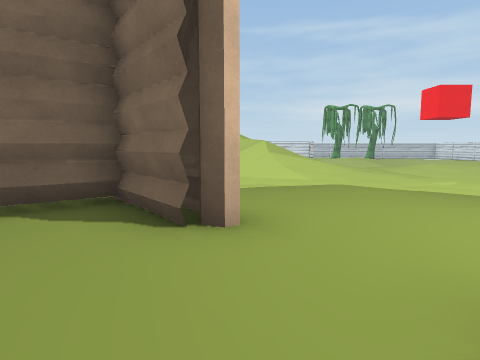
View 1 (above)

24 first-person views from a walk through a 3-D level made in the Unity game engine. The camera is 1.3 m above the floor, tilts 6° down and sees 75° across. The floor is counted in squares, 2 m on a side. Each view is taken from the middle of a square. On the plan, view 1 faces up. The plan holds only what a view shows up to about 10 squares ahead; the rest is blank. The place goes on beyond the plan. The player character is not drawn. Some surface patterns are stand-ins.

View 2
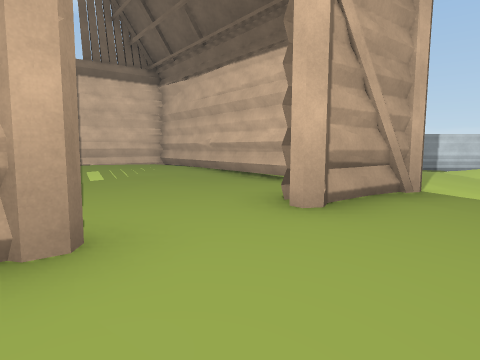

View 3
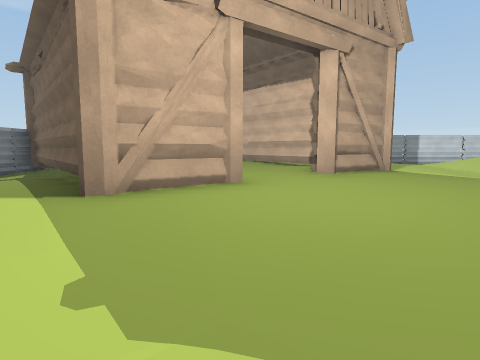

View 4
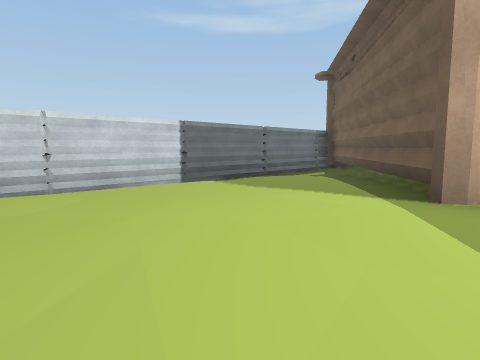

View 5
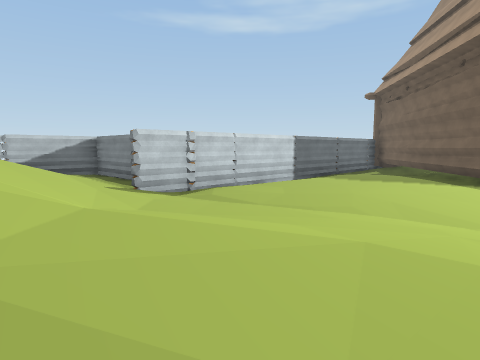

View 6
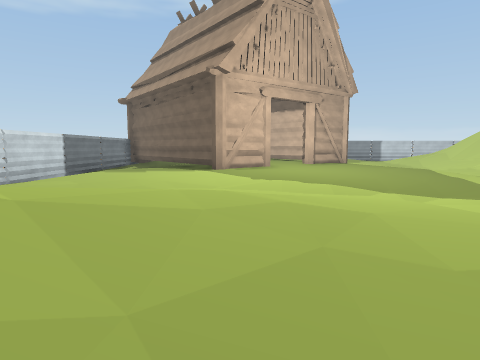

View 7
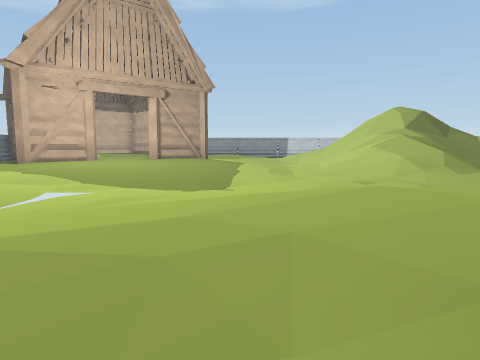

View 8
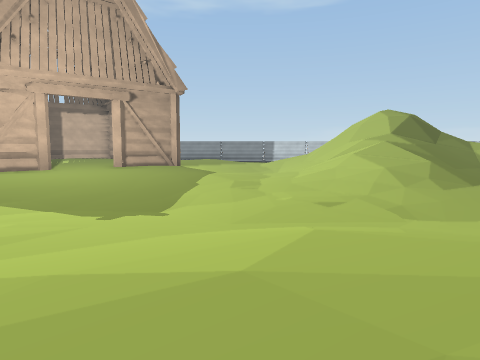

View 9
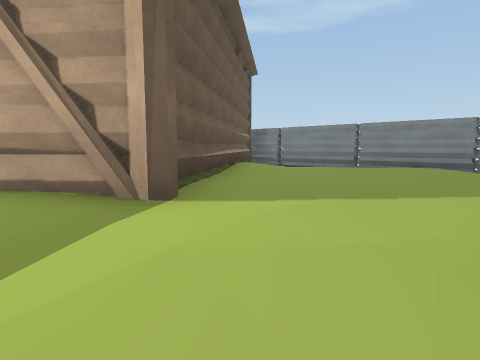

View 10
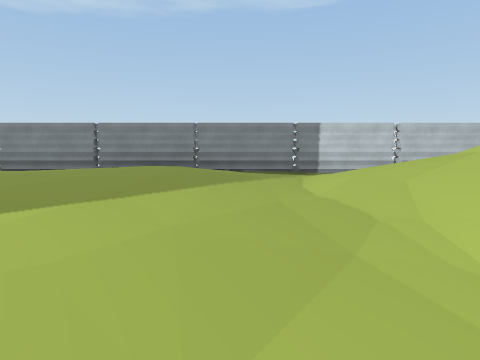

View 11
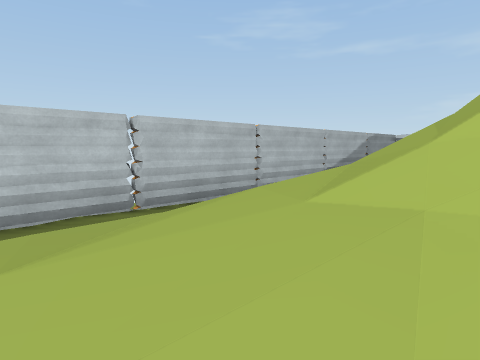

View 12
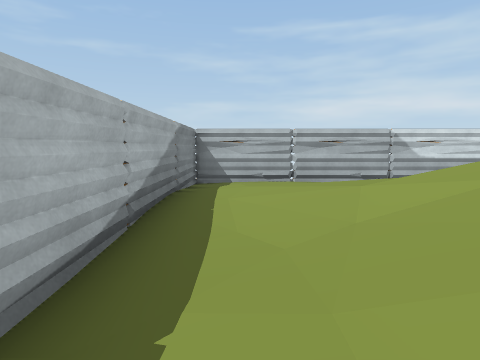

View 13
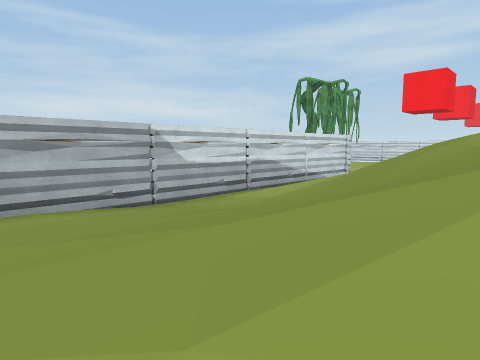

View 14
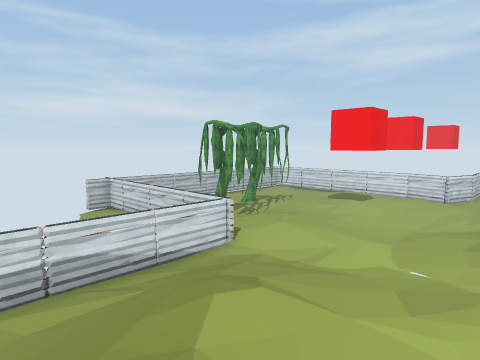

View 15
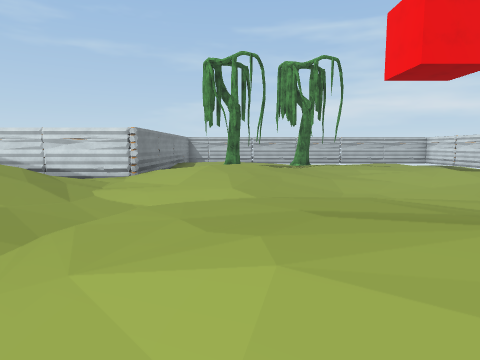

View 16
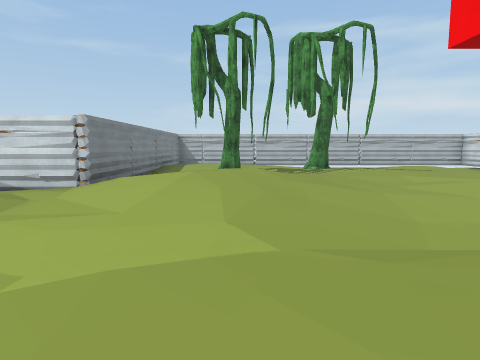

View 17
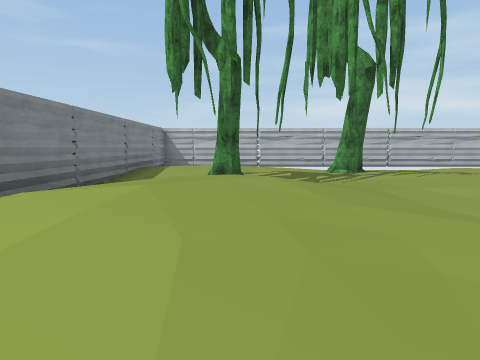

View 18
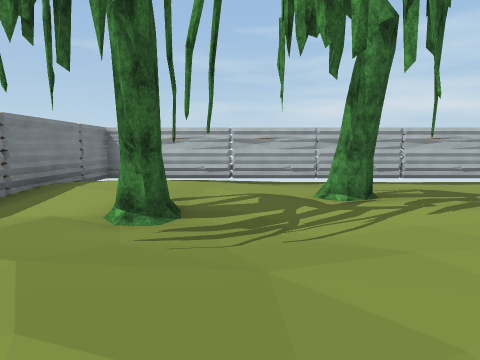

View 19
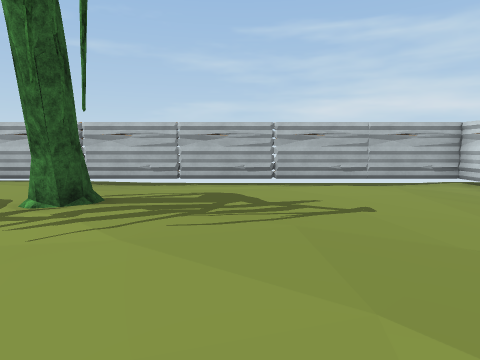

View 20
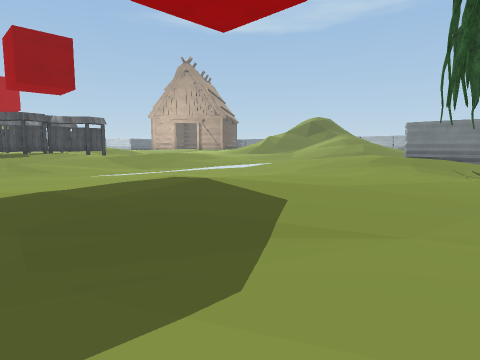

View 21
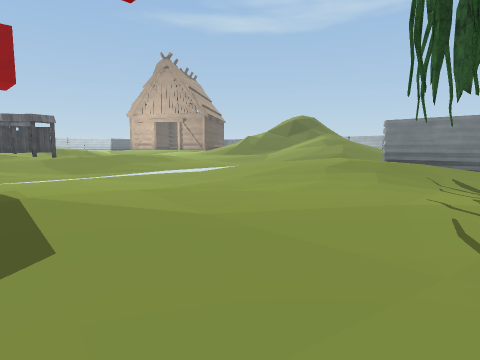

View 22
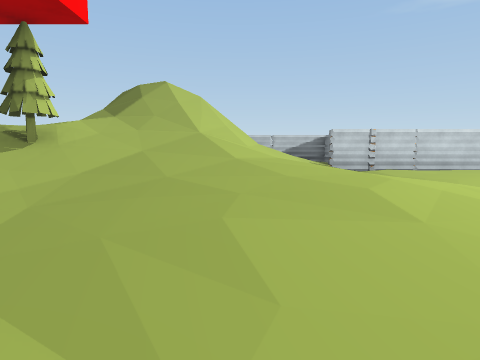

View 23
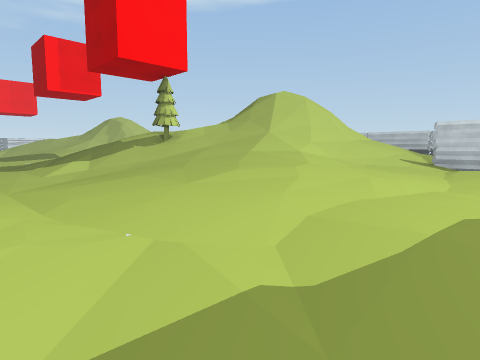

View 24
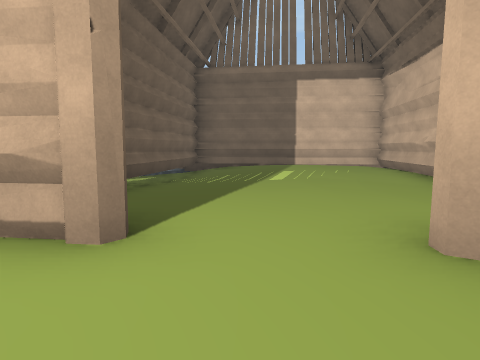

### Floor plan
Key: @ floor where view 1 was taken; # wall or solid block; . main floor; : floor 0.25 m higher than the main floor; - floor 0.25 m lower than the main floor; + floor 0.5 m higher than the main floor; _ floor 0.5 m lower than the main floor; * floor 0.75 m higher than the main floor; < floor 0.75 m lower than the main floor; % floor 1 m higher than the main floor; ( floor 1 m lower than the main floor; & floor 2 m higher than the main floor; $ floor 2.25 m higher than the main floor; / step, stairs or slope; O other object.
Columns run from 9 left of view 1 to 17 right of it. Each row starts with its distance up from view 1.
 31               #############
 30               # _<<((<<<< (
 29               #  -_<<<<_  <
 28               #...--_-----_
 27               #....-------_
 26               #-.---O-----
 25               #--O_-...----
 24               #-.---...----
 23               #..........--
 22 ###############.::..--....-
 21 #--.--__----_--.::..---...-
 20 #.....---.//.--....-__----
 19 #..:...///////--..-_<<__--
 18 #.:++++/////*/----_<<<___-
 17 #..+/////&&/*.-__----_____
 16 #..+/// $&//+.---...--_---
 15 #..//     //:..-.....---..
 14 #-./   /  //   ..::: ....
 13 # :       ///.  .::
 12 #.  //    ///..  .
 11 #.:///    /%*:..
 10 #../%//  //+/...-.
  9 #..++/// .........+
  8 #......-.........:+*
  7 #..:.............:+%+
  6 # +++::..:::...-..+*+.
  5 # ++++:::++::..-..:+.
  4 # +++++OO++::..-....
  3 #  +++OOOO++:............
  2 #  +OOO+++++:::...........
  1 #  OO+++++OO++:.::+::..://
  0   OO**+++@+O+::.++*+++///
 -1   O***++++OO+::.+*%%%//O
 -2   OO*++::OO:+::::+%////$
 -3    O++:.OO:::::.:+//////
 -4     O+OO ..:::.:.+//////
 -5      OO..........+/////
 -6      ############///
 -7                #:/
 -8                #:
 -9                #:
-10                #:
-11                ####

Where each view was taken, in squares from view 1:
view 1: 0 up, 0 right, facing up
view 2: 2 up, 3 right, facing left
view 3: 1 up, 6 right, facing left
view 4: 0 up, 6 right, facing down-left
view 5: 0 up, 10 right, facing down-left
view 6: 0 up, 12 right, facing left
view 7: 6 up, 12 right, facing left
view 8: 7 up, 11 right, facing left
view 9: 7 up, 0 right, facing down-left
view 10: 7 up, 0 right, facing left
view 11: 9 up, 4 left, facing up-left
view 12: 13 up, 7 left, facing up
view 13: 16 up, 6 left, facing up-right
view 14: 14 up, 2 left, facing up-right
view 15: 12 up, 8 right, facing up
view 16: 15 up, 8 right, facing up
view 17: 18 up, 8 right, facing up
view 18: 21 up, 9 right, facing up
view 19: 22 up, 13 right, facing up
view 20: 25 up, 17 right, facing down-left
view 21: 25 up, 15 right, facing down-left
view 22: 4 up, 10 right, facing down
view 23: 4 up, 5 right, facing down-right
view 24: 3 up, 2 right, facing down-left
